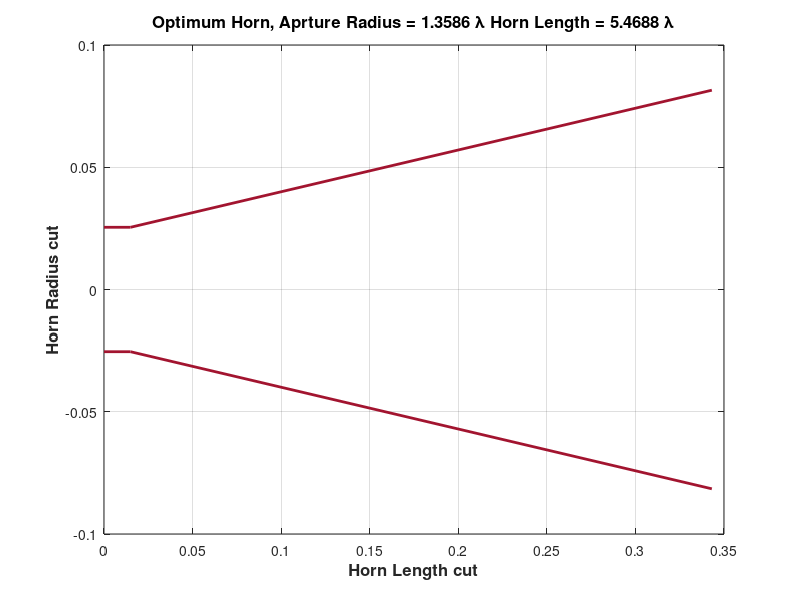

The MATLAB source for this figure: (Note: this script raises an error after producing the figure.)
c0 = 3e8;

data = load('ga_WKB_minxp.mat', 'fmin2'); 

F = 5e9;
lamb = c0./F;

data = data.fmin2;

Rbase = data.r(3);
Len = data.r(2);
Slope = data.r(1);

R_axis = [Rbase Rbase Rbase + Slope * Len];
L_axis = [0 lamb/4 lamb/4 + Len];

figure;
plot(L_axis, R_axis, 'LineWidth', 2, 'Color', [0.6350, 0.0780, 0.1840] ); hold on; grid on; plot(L_axis, -R_axis, 'LineWidth', 2, 'Color', [0.6350, 0.0780, 0.1840]);
title(['Optimum Horn, Aprture Radius = ', num2str(R_axis(end)./lamb), ' \lambda ', 'Horn Length = ', num2str(Len./lamb), ' \lambda'], 'FontSize', 12, 'FontWeight', 'bold');
xlabel('Horn Length cut', 'FontSize', 12, 'FontWeight', 'bold');
ylabel('Horn Radius cut', 'FontSize', 12, 'FontWeight', 'bold');
grid on;

%% 
SP = [R_axis(2:end) Len];

XMN_data = load('Xmn.mat');
str = XMN_data.Xmn;

fc_ = fc(R_axis(2), 1, 1);

Freq = linspace(fc_(1)+fc_(1)./100, fc_(3), 1000);
% F = 5e9;
% objective = @(x) GSM_N_opt_allvar(SP(1:N), SP(N+1), x(1:length(F)), 0);

parfor i = 1:length(F)
 Max_Exp_diff(i) = MinXP_Goal_V2L(SP(1:2), Len, 5e9, Freq(i), Freq(end));
end

figure;
plot(F*1e-9, Max_Exp_diff, 'LineWidth', 2);grid on;
xlabel('Frequency (GHz)', 'FontSize', 16, 'FontWeight', 'bold');
ylabel('RL in (dB)', 'FontSize', 16, 'FontWeight', 'bold');
title('WKB + Patternsearch algo for MinXP', 'FontSize', 16, 'FontWeight', 'bold');
